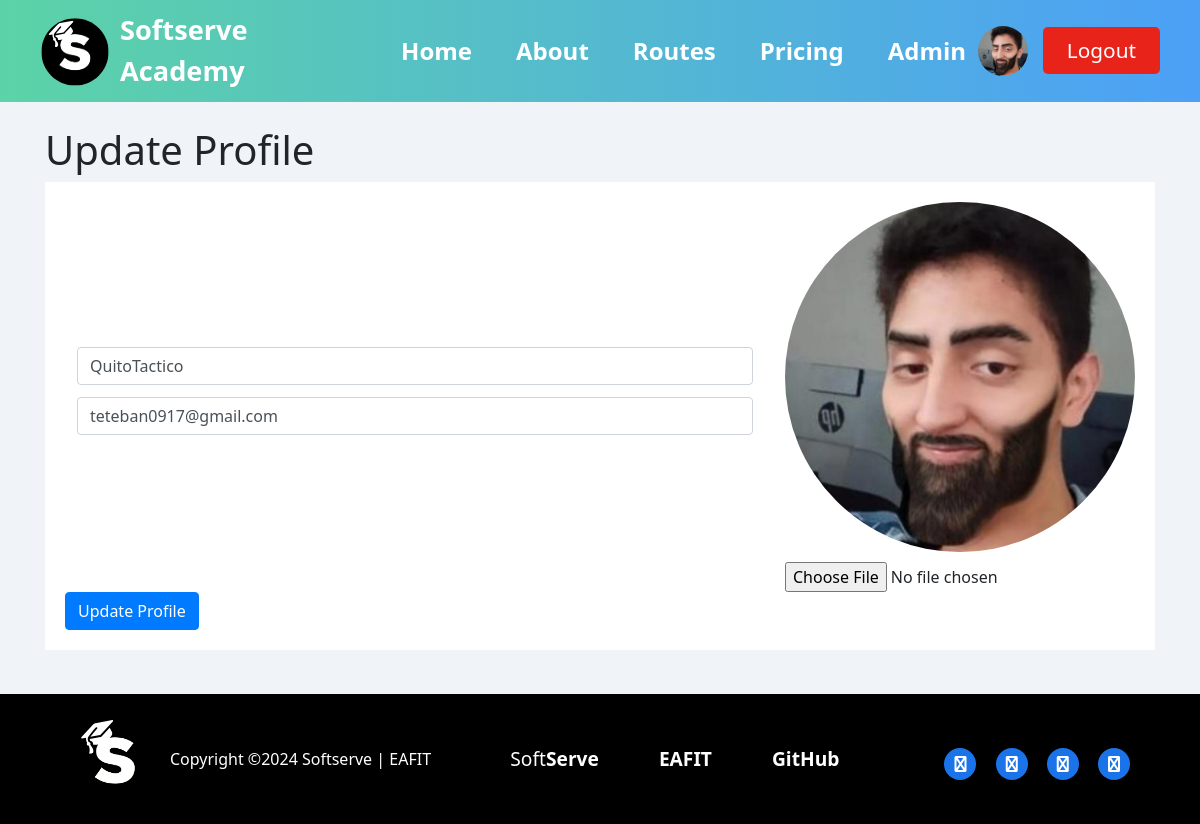
The app's page /user/update_profile/ (signed in) with its own data.
### user/models.py (models this page shows, shortened)
class User(AbstractBaseUser, PermissionsMixin):
    id = models.AutoField(primary_key=True)
    name = models.CharField(max_length=100)
    password = models.CharField(max_length=100)
    email = models.EmailField(unique=True)
    image = models.ImageField(upload_to="user/images/", blank=True)
    preference = models.ForeignKey(
        Preference, on_delete=models.SET_NULL, blank=True, null=True
    )
    current_skills = models.ManyToManyField(
        SkillLevel, related_name="users_current", blank=True
    )
    target_skills = models.ManyToManyField(
        SkillLevel, related_name="users_target", blank=True
    )
    learning_routes = models.ManyToManyField(
        LearningRoute, related_name="users_route", blank=True
    )
    is_active = models.BooleanField(default=True)
    is_staff = models.BooleanField(default=False)
    is_superuser = models.BooleanField(default=False)
    objects = UserManager()
    USERNAME_FIELD = "email"
    REQUIRED_FIELDS = ["name"]

### user/views.py (the view)
# urls.py: path("user/update_profile/", userViews.update_profile, name="update_profile"),
@login_required
def update_profile(request):
    if request.method == "POST":
        form = ProfileUpdateForm(request.POST, request.FILES, instance=request.user)
        if form.is_valid():
            form.save()
            return redirect("user")
    else:
        form = ProfileUpdateForm(instance=request.user)
    return render(request, "update_profile.html", {"form": form, "user": request.user})

### user/forms.py (shortened to what this page needs)
class ProfileUpdateForm(forms.ModelForm):
    class Meta:
        model = User
        fields = ["name", "email", "image"]
        widgets = {
            "name": forms.TextInput(
                attrs={"class": "form-control", "placeholder": "Enter your name"}
            ),
            "email": forms.EmailInput(
                attrs={"class": "form-control", "placeholder": "Enter your email"}
            ),
            "image": forms.FileInput(attrs={"class": "form-control-file"}),
        }

### learning_route/models.py (called while the page is built)
    def __str__(self):
        return self.skill_level.skill.name + " - " + str(self.skill_level.level)

### user/templates/update_profile.html (shortened to what this page needs)
{% extends "base.html" %}
{% load static %}
{% block extra_css %}
<link rel="stylesheet" href="{% static 'css/update_profile.css' %}">
{% endblock %}
{% block content %}
<br>
<h1>Update Profile</h1>
<div class="main-content">
    <form method="post" enctype="multipart/form-data">
        <div class="info">
            <div class="texts">
                {{ form.name }}
                {{ form.email }}
            </div>
            <div class="image-section">
                {% if user.image %}
                <img class="profile-pic img-fluid" src="{{ user.image.url }}" alt="Profile Picture">
                {% else %}
                <img class="profile-pic img-fluid" src="{% static 'images/default-user.png' %}" alt="Profile Picture">
                {% endif %}
                {{ form.image }}
            </div>
        </div>
        <button type="submit" class="btn btn-primary">Update Profile</button>
    </form>
</div>
<br>
{% endblock %}

### SoftServeAcademy/templates/base.html (shortened to what this page needs)
<!DOCTYPE html>
<html lang="en">
{% load static %}
<head>
    <link rel="stylesheet" href="https://stackpath.bootstrapcdn.com/bootstrap/4.5.2/css/bootstrap.min.css">
    <link rel="stylesheet" href="https://cdnjs.cloudflare.com/ajax/libs/font-awesome/4.7.0/css/font-awesome.min.css">
    <link href="https://cdnjs.cloudflare.com/ajax/libs/select2/4.0.13/css/select2.min.css" rel="stylesheet" />
    <link rel="stylesheet" href="https://cdnjs.cloudflare.com/ajax/libs/font-awesome/6.4.0/css/all.min.css">
    <link rel="stylesheet" href="{% static 'css/header.css' %}">
    <link rel="stylesheet" href="{% static 'css/footer.css' %}">
    <link rel="stylesheet" href="{% static 'css/base.css' %}">
    {% block extra_css %}{% endblock %}
</head>
<body>
    <div class="wrapper">
        <header>
            <div class="logo">
                <a href="{% url 'home' %}"><img src="{% static 'images/2.svg' %}" alt="Logo"></a>
                <a href="{% url 'home' %}"><span>Softserve Academy</span></a>
            </div>
            <nav>
                <ul id="nav-links">
                    <li><a href="{% url 'home' %}">Home</a></li>
                    <li><a href="{% url 'about' %}">About</a></li>
                    {% if user.is_authenticated %}
                    <li class="dropdown">
                        <a href="{% url 'learning_route' %}">Routes</a>
                    </li>
                    {% endif %}
                    <li><a href="{% url 'pricing' %}">Pricing</a></li>
                    {% if user.is_superuser %}
                    <li class="dropdown">
                        <a href="{% url 'admin:index' %}">Admin</a>
                    </li>
                    {% endif %}
                </ul>
            </nav>
            <div class="auth-buttons">
                {% if user.is_authenticated %}
                <a href="{% url 'user' %}">
                    {% if user.image %}
                    <img src="{{ user.image.url }}" alt="User Photo" class="user-image img-fluid">
                    {% else %}
                    <img src="{% static 'images/default-user.png' %}" alt="Default User Photo" class="user-image img-fluid">
                    {% endif %}
                </a>
                <a href="{% url 'logout' %}" class="get-logout-btn">Logout</a>
                {% else %}
                <a href="{% url 'login' %}" class="login-btn">Login</a>
                <a href="{% url 'register' %}" class="get-started-btn">Get Started</a>
                {% endif %}
            </div>
        </header>
        <div class="container">
            {% block content %}
            {% endblock %}
        </div>
        <footer>
            <div class="footer-container">
                <div class="footer-left">
                    <img src="{% static 'images/2.svg' %}" alt="Logo">
                    <p>Copyright ©2024 Softserve | EAFIT</p>
                </div>
                <div class="footer-right">
                    <ul>
                        <li><a href="https://career.softserveinc.com/es/about/colombia">Soft<b>Serve</b></a></li>
                        <li><a href="https://www.eafit.edu.co/"><b>EAFIT</b></a></li>
                        <li><a href="https://github.com/QuitoTactico/SoftServe-Academy"><b>GitHub</b></a></li>
                    </ul>
                    <div class="social-media">
                        <a href="https://www.instagram.com/softserve_people/"><i class="fa fa-instagram"></i></a>
                        <a href="https://www.facebook.com/SoftServeColombia/"><i class="fa fa-facebook"></i></a>
                        <a href="https://x.com/SoftServeInc"><i class="fa fa-twitter"></i></a>
                        <a href="https://www.youtube.com/@SoftServeInc"><i class="fa fa-youtube"></i></a>
                    </div>
                </div>
            </div>
        </footer>
    </div>
</body>
</html>

### static/css/header.css (style rules this page uses)
* { margin: 0; padding: 0; }
dl, ol, ul { margin-top: 0; margin-bottom: 0rem; }
body { font-family: 'Segoe UI', Tahoma, Geneva, Verdana, sans-serif; background-color: #f0f4f8; }
.wrapper header .auth-buttons a .user-image { width: 50px; height: 50px; border-radius: 50%; margin-right: 10px; object-fit: cover; transition: filter 0.3s; }
header { display: flex; justify-content: space-between; align-items: center; padding: 10px 20px; background: linear-gradient(to right, #5cd3a7, #4ca0f7); position: relative; z-index: 2; }
.logo { display: flex; align-items: center; }
.logo img { width: fit-content; height: 70px; margin-right: 10px; margin-left: 20px; }
.logo a span { font-size: 1.7rem; font-weight: bold; color: #fff; cursor: pointer; text-decoration: none; }
nav ul { list-style: none; display: flex; align-items: center; }
nav ul li { margin-left: 20px; position: relative; }
nav ul li a { text-decoration: none; color: #fff; font-weight: bold; font-size: 1.5rem; padding: 2px 12px; }
.auth-buttons { display: flex; align-items: center; margin-right: 20px; }
.auth-buttons .get-logout-btn { text-decoration: none; background-color: #e8241a; color: #fff; padding: 8px 24px; border-radius: 5px; margin-left: 10px; font-size: 1.3rem; }

### static/css/footer.css (style rules this page uses)
html, body { height: 100%; margin: 0; display: flex; flex-direction: column; }
.wrapper { display: flex; flex-direction: column; justify-content: space-between; flex: 1; }
footer { background-color: #000; color: #fff; padding: 20px 0; width: 100%; }
.footer-container { display: flex; justify-content: space-between; align-items: center; flex-wrap: wrap; margin-inline: 50px; padding: 0 20px; }
.footer-left { display: flex; align-items: center; }
.footer-left img { height: 90px; margin-right: 10px; }
.footer-left p { margin: 0; font-size: 1rem; }
.footer-right { display: flex; align-items: center; justify-content: flex-end; }
.footer-right ul { list-style: none; display: flex; padding: 0; margin-right: 60px; }
.footer-right ul li { margin: 0 30px; }
.footer-right ul li a { color: #fff; text-decoration: none; font-size: 1.2rem; }
.footer-right .social-media { margin-top: 10px; }
.footer-right .social-media a { color: #fff; font-size: 1rem; margin-left: 15px; text-decoration: none; background-color: #1a73e8; padding: 5px 10px; border-radius: 100%; }

### static/css/base.css (style rules this page uses)
* { margin: 0; padding: 0; box-sizing: content-box; }
dl, ol, ul { margin-top: 0; margin-bottom: 0rem; }
body { font-family: Arial, sans-serif; background-color: #f0f4f8; }

### static/css/update_profile.css (style rules this page uses)
* { margin: 0; padding: 0; box-sizing: border-box; }
body { font-family: 'Segoe UI', Tahoma, Geneva, Verdana, sans-serif; background-color: #f0f4f8; }
.main-content { display: flex; flex-direction: column; justify-content: center; gap: 20px; padding: 20px; margin-bottom: 20px; background-color: white; }
.info { display: flex; justify-content: space-between; align-items: center; gap: 20px; }
.texts { flex: 1; margin: 12px; gap: 10px; }
.form-control { flex: 1; margin-bottom: 12px; margin-right: 12px; gap: 10px; }
.image-section { display: flex; flex-direction: column; align-items: center; }
.profile-pic { width: 350px; height: 350px; border-radius: 50%; object-fit: cover; margin-bottom: 10px; }
button { background-color: #0044cc; color: white; padding: 10px 20px; border: none; border-radius: 5px; font-size: 1em; cursor: pointer; }

### records on screen
User: image (picture), name "QuitoTactico", email "teteban0917@gmail.com"
